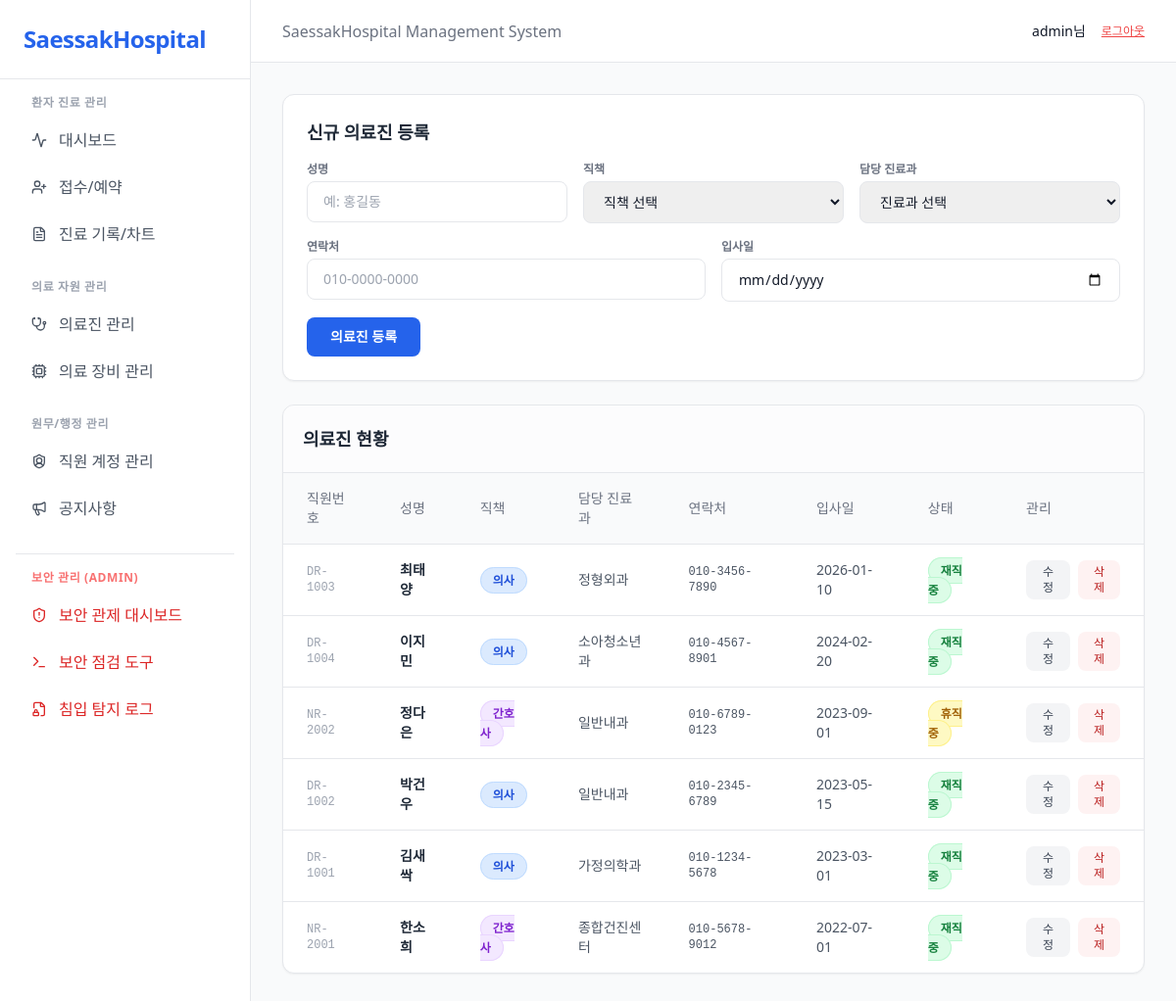
Page /admin/mdppl.php (signed in) on the committed database.
### tables this page shows
CREATE TABLE IF NOT EXISTS medical_staffs (
    staff_no VARCHAR(20) PRIMARY KEY COMMENT '직원번호 (예: DR-1001, NR-2001)',
    name VARCHAR(50) NOT NULL COMMENT '성명',
    position ENUM('의사', '간호사') NOT NULL COMMENT '직책',
    dept_name VARCHAR(50) NOT NULL COMMENT '담당 진료과 (내과, 정형외과 등)',
    phone VARCHAR(20) NOT NULL COMMENT '연락처',
    hire_date DATE NOT NULL COMMENT '입사일',
    status ENUM('재직중', '휴직중', '퇴사') DEFAULT '재직중' COMMENT '근무 상태',
    work_schedule VARCHAR(100) DEFAULT '미정' COMMENT '근무 스케줄',
    account_id VARCHAR(50) NULL COMMENT 'ERP 시스템 연동 아이디',
    FOREIGN KEY (account_id) REFERENCES staff_accounts(user_id) ON UPDATE CASCADE ON DELETE SET NULL
);

### admin/mdppl.php (the view, shortened to what this page needs)
<?php
include 'include/header.php';
$db_host = '172.16.11.222';
$db_user = 'root';
$db_pass = '';
$db_name = 'saessak';
$conn = mysqli_connect($db_host, $db_user, $db_pass, $db_name);
mysqli_set_charset($conn, 'utf8mb4');
$result_staff = mysqli_query($conn, "SELECT * FROM medical_staffs ORDER BY hire_date DESC");
$staffs = [];
while ($row = mysqli_fetch_assoc($result_staff)) {
    $staffs[] = $row;
}
function get_role_color($r) {
    switch($r) {
        case '의사':   return 'bg-blue-100 text-blue-700 border-blue-200';
        case '간호사': return 'bg-purple-100 text-purple-700 border-purple-200';
    }
}
function get_status_color($s) {
    switch($s) {
        case '재직중': return 'bg-green-100 text-green-700 border-green-200';
        case '휴직중': return 'bg-yellow-100 text-yellow-700 border-yellow-200';
    }
}
?>
<div class="bg-white rounded-xl border border-gray-200 shadow-sm p-6 mb-6">
    <h2 class="text-lg font-bold text-gray-800 mb-4">신규 의료진 등록</h2>
    <form method="POST" action="mdppl.php">
        <div class="grid grid-cols-1 sm:grid-cols-3 gap-4 mb-4">
            <div>
                <label class="block text-xs font-bold text-gray-500 mb-1">성명</label>
                <input type="text" name="staff_name" required class="w-full px-4 py-2.5 border border-gray-200 rounded-lg text-sm focus:outline-none focus:border-blue-500" placeholder="예: 홍길동">
            </div>
            <div>
                <label class="block text-xs font-bold text-gray-500 mb-1">직책</label>
                <select name="staff_role" required class="w-full px-4 py-2.5 border border-gray-200 rounded-lg text-sm focus:outline-none focus:border-blue-500">
                    <option value="">직책 선택</option>
                </select>
            </div>
            <div>
                <label class="block text-xs font-bold text-gray-500 mb-1">담당 진료과</label>
                <select name="dept_name" required class="w-full px-4 py-2.5 border border-gray-200 rounded-lg text-sm focus:outline-none focus:border-blue-500">
                    <option value="">진료과 선택</option>
                </select>
            </div>
        </div>
        <div class="grid grid-cols-1 sm:grid-cols-2 gap-4 mb-4">
            <div>
                <label class="block text-xs font-bold text-gray-500 mb-1">연락처</label>
                <input type="text" name="staff_phone" required class="w-full px-4 py-2.5 border border-gray-200 rounded-lg text-sm focus:outline-none focus:border-blue-500" placeholder="010-0000-0000">
            </div>
            <div>
                <label class="block text-xs font-bold text-gray-500 mb-1">입사일</label>
                <input type="date" name="join_date" required class="w-full px-4 py-2.5 border border-gray-200 rounded-lg text-sm focus:outline-none focus:border-blue-500">
            </div>
        </div>
        <button type="submit" class="px-6 py-2.5 bg-blue-600 hover:bg-blue-700 text-white font-bold rounded-lg text-sm">의료진 등록</button>
    </form>
</div>
<div class="bg-white rounded-xl border border-gray-200 shadow-sm overflow-hidden">
    <div class="p-5 border-b border-gray-200 bg-gray-50/50">
        <h2 class="text-lg font-bold text-gray-800">의료진 현황</h2>
    </div>
    <div class="overflow-x-auto">
        <table class="w-full text-left text-sm">
            <thead>
                <tr class="bg-gray-50 text-gray-500 border-b border-gray-200">
                    <th class="px-6 py-4 font-medium">직원번호</th>
                    <th class="px-6 py-4 font-medium">성명</th>
                    <th class="px-6 py-4 font-medium">직책</th>
                    <th class="px-6 py-4 font-medium">담당 진료과</th>
                    <th class="px-6 py-4 font-medium">연락처</th>
                    <th class="px-6 py-4 font-medium">입사일</th>
                    <th class="px-6 py-4 font-medium">상태</th>
                    <th class="px-6 py-4 font-medium">관리</th>
                </tr>
            </thead>
            <tbody class="divide-y divide-gray-200">
                <?php if (empty($staffs)): ?>
                <tr><td colspan="8" class="px-6 py-8 text-center text-gray-500">등록된 의료진이 없습니다.</td></tr>
                <?php else: ?>
                <?php foreach ($staffs as $staff): ?>
                <tr class="hover:bg-gray-50 transition-colors">
                    <td class="px-6 py-4 text-gray-400 font-mono text-xs"><?= htmlspecialchars($staff['staff_no']) ?></td>
                    <td class="px-6 py-4 font-bold text-gray-800"><?= htmlspecialchars($staff['name']) ?></td>
                    <td class="px-6 py-4">
                        <span class="px-3 py-1 rounded-full text-xs font-bold border <?= get_role_color($staff['position']) ?>">
                            <?= htmlspecialchars($staff['position']) ?>
                        </span>
                    </td>
                    <td class="px-6 py-4 text-gray-600"><?= htmlspecialchars($staff['dept_name']) ?></td>
                    <td class="px-6 py-4 text-gray-600 font-mono text-xs"><?= htmlspecialchars($staff['phone']) ?></td>
                    <td class="px-6 py-4 text-gray-600"><?= htmlspecialchars($staff['hire_date']) ?></td>
                    <td class="px-6 py-4">
                        <span class="px-3 py-1 rounded-full text-xs font-bold border <?= get_status_color($staff['status']) ?>">
                            <?= htmlspecialchars($staff['status']) ?>
                        </span>
                    </td>
                    <td class="px-6 py-4">
                        <div class="flex gap-2">
                            <button onclick="openModal('<?= $staff['staff_no'] ?>', '<?= addslashes($staff['name']) ?>', '<?= $staff['position'] ?>', '<?= $staff['dept_name'] ?>', '<?= $staff['phone'] ?>', '<?= $staff['hire_date'] ?>', '<?= $staff['status'] ?>')"
                                class="px-3 py-1 text-xs font-medium bg-gray-100 hover:bg-gray-200 text-gray-700 rounded-lg">수정</button>
                            <form method="POST" action="mdppl.php" onsubmit="return confirm('정말 삭제하시겠습니까? 복구할 수 없습니다.')" style="display:inline">
                                <button type="submit" class="px-3 py-1 text-xs font-medium bg-red-50 hover:bg-red-100 text-red-700 rounded-lg">삭제</button>
                            </form>
                        </div>
                    </td>
                </tr>
                <?php endforeach; ?>
                <?php endif; ?>
            </tbody>
        </table>
    </div>
</div>
<?php
include 'include/footer.php';
?>

### admin/include/header.php (shortened to what this page needs)
<?php
$isAdmin = (isset($_SESSION['role']) && $_SESSION['role'] === 'admin');
?>
<!DOCTYPE html>
<html lang="ko">
<head>
    <script src="https://cdn.tailwindcss.com"></script>
</head>
<body class="bg-gray-50 text-gray-900 font-sans h-screen flex overflow-hidden">
    <aside class="w-64 bg-white border-r border-gray-200 flex flex-col hidden md:flex">
        <div class="p-6 border-b border-gray-200">
            <a href="DashBoard.php" class="text-2xl font-bold text-blue-600 tracking-tight hover:text-blue-800">SaessakHospital</a>
        </div>
        <nav class="flex-1 p-4 space-y-6 overflow-y-auto">
            <div>
                <p class="text-xs font-bold text-gray-400 uppercase tracking-wider mb-2 px-4">환자 진료 관리</p>
                <div class="space-y-1">
                    <a href="DashBoard.php" class="flex items-center gap-3 px-4 py-2.5 text-gray-600 hover:bg-gray-100 rounded-lg"><i data-lucide="activity" class="w-4 h-4"></i> 대시보드</a>
                    <a href="reception.php" class="flex items-center gap-3 px-4 py-2.5 text-gray-600 hover:bg-gray-100 rounded-lg"><i data-lucide="user-plus" class="w-4 h-4"></i> 접수/예약</a>
                    <a href="chart.php" class="flex items-center gap-3 px-4 py-2.5 text-gray-600 hover:bg-gray-100 rounded-lg"><i data-lucide="file-text" class="w-4 h-4"></i> 진료 기록/차트</a>
                </div>
            </div>
            <div>
                <p class="text-xs font-bold text-gray-400 uppercase tracking-wider mb-2 px-4">의료 자원 관리</p>
                <div class="space-y-1">
                    <a href="mdppl.php" class="flex items-center gap-3 px-4 py-2.5 text-gray-600 hover:bg-gray-100 rounded-lg"><i data-lucide="stethoscope" class="w-4 h-4"></i> 의료진 관리</a>
                    <a href="equipment_manage.php" class="flex items-center gap-3 px-4 py-2.5 text-gray-600 hover:bg-gray-100 rounded-lg"><i data-lucide="cpu" class="w-4 h-4"></i> 의료 장비 관리</a>
                </div>
            </div>
            <div>
                <p class="text-xs font-bold text-gray-400 uppercase tracking-wider mb-2 px-4">원무/행정 관리</p>
                <div class="space-y-1">
                    <a href="staff_account.php" class="flex items-center gap-3 px-4 py-2.5 text-gray-600 hover:bg-gray-100 rounded-lg"><i data-lucide="shield-user" class="w-4 h-4"></i> 직원 계정 관리</a>
                    <a href="notice.php" class="flex items-center gap-3 px-4 py-2.5 text-gray-600 hover:bg-gray-100 rounded-lg"><i data-lucide="megaphone" class="w-4 h-4"></i> 공지사항</a>
                </div>
            </div>
            <?php if ($isAdmin): ?>
            <div class="pt-4 border-t border-gray-200">
                <p class="text-xs font-bold text-red-400 uppercase tracking-wider mb-2 px-4">보안 관리 (Admin)</p>
                <div class="space-y-1">
                   <a href="security_grafana.php" class="flex items-center gap-3 px-4 py-2.5 text-red-600 hover:bg-red-50 rounded-lg font-medium"><i data-lucide="shield-alert" class="w-4 h-4"></i> 보안 관제 대시보드</a>
<a href="security_tools.php" class="flex items-center gap-3 px-4 py-2.5 text-red-600 hover:bg-red-50 rounded-lg font-medium"><i data-lucide="terminal" class="w-4 h-4"></i> 보안 점검 도구</a>
<a href="security_logs.php" class="flex items-center gap-3 px-4 py-2.5 text-red-600 hover:bg-red-50 rounded-lg font-medium"><i data-lucide="file-lock" class="w-4 h-4"></i> 침입 탐지 로그</a>
                </div>
            </div>
            <?php endif; ?>
        </nav>
    </aside>
    <main class="flex-1 flex flex-col overflow-hidden">
        <header class="h-16 bg-white border-b border-gray-200 flex items-center justify-between px-8">
            <div class="text-gray-500">SaessakHospital Management System</div>
            <div class="flex items-center gap-4">
                <span class="text-sm"><?php echo $_SESSION['user_id']; ?>님</span>
                <a href="include/logout.php" class="text-xs text-red-500 underline">로그아웃</a>
            </div>
        </header>
        <div class="flex-1 overflow-auto p-8">

### admin/include/footer.php (shortened to what this page needs)
</div> </main>
</body>
</html>

### rows in the picture
medical_staffs: staff_no "DR-1003", name "최태양", position "의사", dept_name "정형외과", phone "010-3456-7890", hire_date "2026-01-10", status "재직중"
medical_staffs: staff_no "DR-1004", name "이지민", position "의사", dept_name "소아청소년과", phone "010-4567-8901", hire_date "2024-02-20", status "재직중"
medical_staffs: staff_no "NR-2002", name "정다은", position "간호사", dept_name "일반내과", phone "010-6789-0123", hire_date "2023-09-01", status "휴직중"
medical_staffs: staff_no "DR-1002", name "박건우", position "의사", dept_name "일반내과", phone "010-2345-6789", hire_date "2023-05-15", status "재직중"
medical_staffs: staff_no "DR-1001", name "김새싹", position "의사", dept_name "가정의학과", phone "010-1234-5678", hire_date "2023-03-01", status "재직중"
medical_staffs: staff_no "NR-2001", name "한소희", position "간호사", dept_name "종합건진센터", phone "010-5678-9012", hire_date "2022-07-01", status "재직중"

### other values in the picture
$_SESSION['user_id'] "admin"
